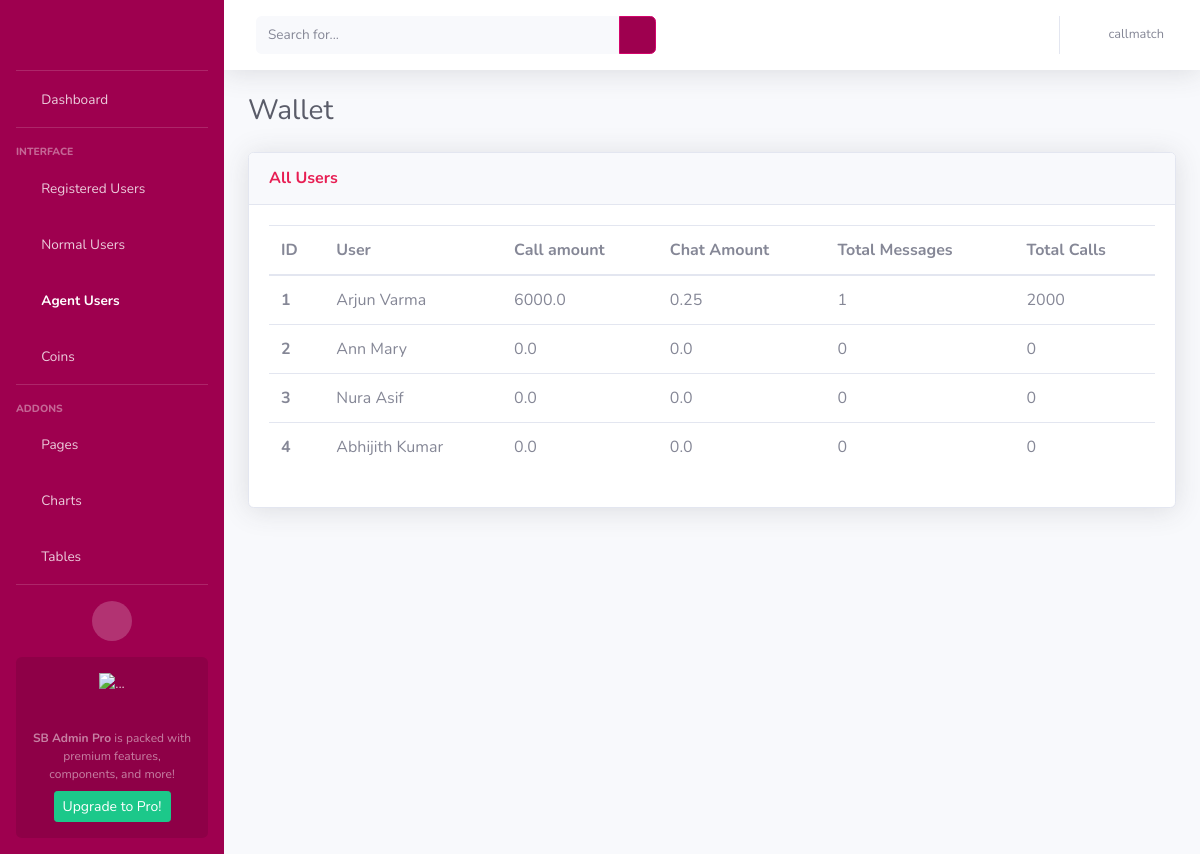
Screenshot of /wallet_agent_user (signed in) with the database file from the repository.
### AdminApp/models.py (models this page shows, shortened)
class WalletModel(models.Model):
    wallet_id = models.AutoField(primary_key = True)
    user = models.ForeignKey(CustomerModel, on_delete=models.CASCADE)
    wallet_coins = models.IntegerField(default=300, null=True)
    messages_remaining = models.IntegerField(default=0)  # For normal users
    call_amount = models.FloatField(default=0.0)
    chat_amount = models.FloatField(default=0.0)
    total_messages_received = models.IntegerField(default=0)
    total_minutes = models.IntegerField(default=0)
    total_amount = models.FloatField(default=0.0)

class CustomerModel(models.Model):
    NORMAL_USER = 'Normal User'
    AGENT_USER = 'Agent User'
    USER_STATUS_CHOICES = [
        (NORMAL_USER, 'Normal User'),
        (AGENT_USER, 'Agent User'),
    ]
    BOTH = 'Both'
    MALAYALAM = 'Malayalam'
    TAMIL = 'Tamil'
    LANGUAGE_CHOICES = [
        (BOTH, 'Both'),
        (MALAYALAM, 'Malayalam'),
        (TAMIL, 'Tamil'),
    ]
    customer_id = models.AutoField(primary_key = True)
    customer_first_name = models.CharField(max_length=100)
    customer_last_name = models.CharField(max_length=100)
    customer_email = models.EmailField()
    customer_contact = models.CharField(max_length=50)
    status = models.CharField(
        max_length=20,
        choices=USER_STATUS_CHOICES,
        default=NORMAL_USER,
    )
    is_online = models.BooleanField(default=False)
    languages = models.CharField(
        max_length=20,
        choices=LANGUAGE_CHOICES,
        default=BOTH,
    )
    is_existing = models.BooleanField(default=False)
    adhaar_no = models.CharField(max_length=50, null=True, blank=True)

### AdminApp/views.py (the view)
# urls.py: path('wallet_agent_user', views.wallet_agentuser, name='wallet_agent_users'),
def wallet_agentuser(request):
    username = request.session.get('user', None)
    if username is None:
        return redirect('/login')
    wallets = WalletModel.objects.filter(user__status='Agent User')
    return render(request, 'agentuser_wallet.html', {'wallets': wallets, 'username': username})

### templates/agentuser_wallet.html (shortened to what this page needs)
<!DOCTYPE html>
<html lang="en">
<head>
    {% load static %}
    <link href="{% static 'vendor/fontawesome-free/css/all.min.css' %}" rel="stylesheet" type="text/css">
    <link href="{% static 'css/sb-admin-2.min.css' %}" rel="stylesheet">
</head>
<body id="page-top">
    <div id="wrapper">
        <ul class="navbar-nav bg-gradient-primary sidebar sidebar-dark accordion" id="accordionSidebar">
            <a class="sidebar-brand d-flex align-items-center justify-content-center" href="{% url 'home' %}">
                <div class="logo" style="background-image: url({% static 'img/call-match.png' %});"></div>
            </a>
            <hr class="sidebar-divider my-0">
            <li class="nav-item ">
                <a class="nav-link" href="{% url 'home' %}">
                    <i class="fas fa-fw fa-tachometer-alt"></i>
                    <span>Dashboard</span></a>
            </li>
            <hr class="sidebar-divider">
            <div class="sidebar-heading">
                Interface
            </div>
            <li class="nav-item">
                <a class="nav-link" href="{% url 'users' %}">
                    <i class="fas fa-fw fa-table"></i>
                    <span>Registered Users</span></a>
            </li>
            <li class="nav-item">
                <a class="nav-link collapsed" href="#" data-toggle="collapse" data-target="#collapseUtilities"
                    aria-expanded="true" aria-controls="collapseUtilities">
                    <i class="fas fa-fw fa-users"></i>
                    <span>Normal Users</span>
                </a>
            </li>
            <li class="nav-item active">
                <a class="nav-link collapsed" href="#" data-toggle="collapse" data-target="#collapseUtilities1"
                    aria-expanded="true" aria-controls="collapseUtilities1">
                    <i class="fas fa-fw fa-users"></i>
                    <span>Agent Users</span>
                </a>
            </li>
            <li class="nav-item">
                <a class="nav-link collapsed" href="#" data-toggle="collapse" data-target="#collapseUtilities2"
                    aria-expanded="true" aria-controls="collapseUtilities1">
                    <i class="fas fa-fw fa-coins"></i>
                    <span>Coins</span>
                </a>
            </li>
            <hr class="sidebar-divider">
            <div class="sidebar-heading">
                Addons
            </div>
            <li class="nav-item">
                <a class="nav-link collapsed" href="#" data-toggle="collapse" data-target="#collapsePages"
                    aria-expanded="true" aria-controls="collapsePages">
                    <i class="fas fa-fw fa-folder"></i>
                    <span>Pages</span>
                </a>
            </li>
            <li class="nav-item">
                <a class="nav-link" href="charts.html">
                    <i class="fas fa-fw fa-chart-area"></i>
                    <span>Charts</span></a>
            </li>
            <li class="nav-item">
                <a class="nav-link" href="tables.html">
                    <i class="fas fa-fw fa-table"></i>
                    <span>Tables</span></a>
            </li>
            <hr class="sidebar-divider d-none d-md-block">
            <div class="text-center d-none d-md-inline">
                <button class="rounded-circle border-0" id="sidebarToggle"></button>
            </div>
            <div class="sidebar-card d-none d-lg-flex">
                <img class="sidebar-card-illustration mb-2" src="img/undraw_rocket.svg" alt="...">
                <p class="text-center mb-2"><strong>SB Admin Pro</strong> is packed with premium features, components, and more!</p>
                <a class="btn btn-success btn-sm" href="https://startbootstrap.com/theme/sb-admin-pro">Upgrade to Pro!</a>
            </div>
        </ul>
        <div id="content-wrapper" class="d-flex flex-column">
            <div id="content">
                <nav class="navbar navbar-expand navbar-light bg-white topbar mb-4 static-top shadow">
                    <form
                        class="d-none d-sm-inline-block form-inline mr-auto ml-md-3 my-2 my-md-0 mw-100 navbar-search">
                        <div class="input-group">
                            <input type="text" class="form-control bg-light border-0 small" placeholder="Search for..."
                                aria-label="Search" aria-describedby="basic-addon2">
                            <div class="input-group-append">
                                <button class="btn btn-primary" type="button">
                                    <i class="fas fa-search fa-sm"></i>
                                </button>
                            </div>
                        </div>
                    </form>
                    <ul class="navbar-nav ml-auto">
                        <li class="nav-item dropdown no-arrow">
                            <a class="nav-link dropdown-toggle" href="#" id="userDropdown" role="button"
                                data-toggle="dropdown" aria-haspopup="true" aria-expanded="false">
                                <i class="fas fa-fw fa-user"></i>
                                <span class="mr-2 d-none d-lg-inline text-gray-600 small">{{username}}</span>
                            </a>
                        </li>
                    </ul>
                </nav>
                <div class="container-fluid">
                    <div class="d-sm-flex align-items-center justify-content-between mb-4">
                        <h1 class="h3 mb-0 text-gray-800">Wallet</h1>
                    </div>
                    <div class="row">
                        <div class="col">
                            <div class="card shadow mb-4">
                                <div
                                    class="card-header py-3 d-flex flex-row align-items-center justify-content-between">
                                    <h6 class="m-0 font-weight-bold text-primary">All Users</h6>
                                    <div class="dropdown no-arrow">
                                        <a class="dropdown-toggle" href="#" role="button" id="dropdownMenuLink"
                                            data-toggle="dropdown" aria-haspopup="true" aria-expanded="false">
                                            <i class="fas fa-ellipsis-v fa-sm fa-fw text-gray-400"></i>
                                        </a>
                                    </div>
                                </div>
                                <div class="card-body">
                                    <div>
                                        <table class="table all-users">
                                          <thead>
                                            <tr>
                                              <th scope="col">ID</th>
                                              <th scope="col">User</th>
                                              <th scope="col">Call amount</th>
                                              <th scope="col">Chat Amount</th>
                                              <th scope="col">Total Messages</th>
                                              <th scope="col">Total Calls</th>
                                            </tr>
                                          </thead>
                                          <tbody>
                                          {% for wallet in wallets %}
                                            <tr>
                                                <th scope="row">{{ forloop.counter }}</th>
                                              <td>{{wallet.user.customer_first_name}} {{wallet.user.customer_last_name}}</td>
                                              <td>{{wallet.call_amount}}</td>
                                              <td>{{wallet.chat_amount}}</td>
                                              <td>{{wallet.total_messages_received}}</td>
                                              <td>{{wallet.total_minutes}}</td>
                                            </tr>
                                          {% endfor %}
                                          </tbody>
                                        </table>
                                    </div>
                                </div>
                            </div>
                        </div>
                    </div>
                </div>
            </div>
        </div>
    </div>
</body>
</html>

### templates/agentuser_wallet.html (style rules this page uses)
.logo { height:2rem; width:8rem; background-position: center; background-size: cover; background-repeat: no-repeat; }

### rows the page displays
WalletModel: user.customer_first_name "Arjun", user.customer_last_name "Varma", call_amount "6000.0", chat_amount "0.25", total_messages_received "1", total_minutes "2000"
WalletModel: user.customer_first_name "Ann", user.customer_last_name "Mary", call_amount "0.0", chat_amount "0.0", total_messages_received "0", total_minutes "0"
WalletModel: user.customer_first_name "Nura", user.customer_last_name "Asif", call_amount "0.0", chat_amount "0.0", total_messages_received "0", total_minutes "0"
WalletModel: user.customer_first_name "Abhijith", user.customer_last_name "Kumar", call_amount "0.0", chat_amount "0.0", total_messages_received "0", total_minutes "0"

### other values shown
{{ username }} "callmatch"
